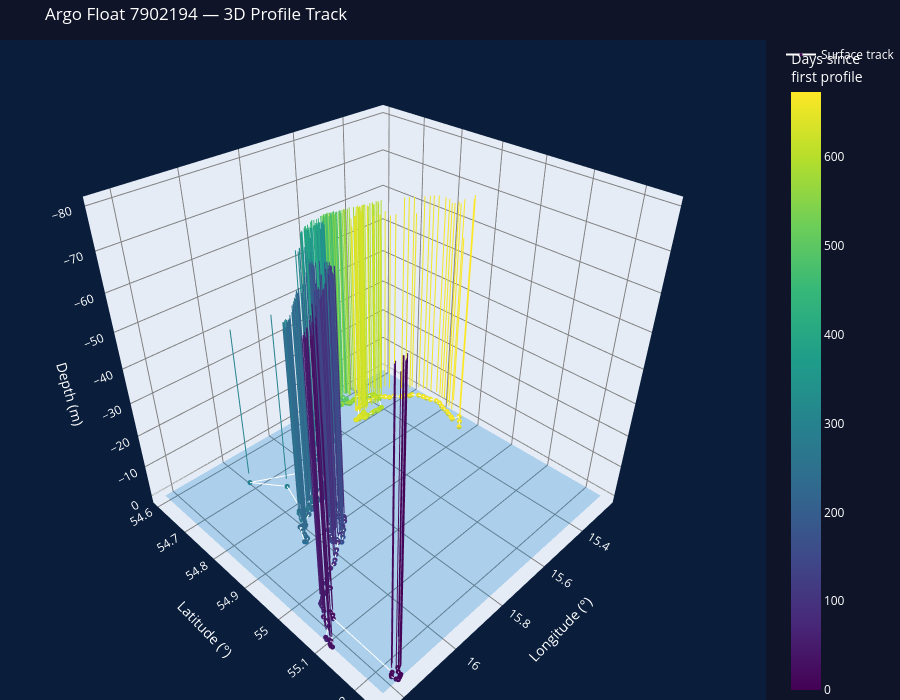

The code cell stored with this chart in its notebook:
### Code cell
import numpy as np
import plotly.graph_objects as go

# Sort profiles by time
idx = np.argsort(ds['TIME'].values)
lat  = ds['LATITUDE'].values[idx]
lon  = ds['LONGITUDE'].values[idx]
time = ds['TIME'].values[idx]
pres = ds['PRES'].values[idx]          # (N_PROF, N_LEVELS)

time_num = (time - time[0]).astype('float64') / 1e9 / 86400  # days since first profile

# --- build vertical profile traces ---
traces = []
for i in range(len(idx)):
    valid = np.isfinite(pres[i])
    if not valid.any():
        continue
    depth = -pres[i, valid]            # pressure (dbar) ≈ depth (m), negative = below surface
    n     = valid.sum()
    traces.append(go.Scatter3d(
        x=np.full(n, lon[i]),
        y=np.full(n, lat[i]),
        z=depth,
        mode='lines',
        line=dict(
            color=np.full(n, time_num[i]),
            colorscale='Viridis',
            cmin=time_num.min(),
            cmax=time_num.max(),
            width=2,
        ),
        showlegend=False,
        hovertemplate=(
            f"Cycle {i+1}<br>"
            f"Lon: {lon[i]:.3f}°<br>"
            f"Lat: {lat[i]:.3f}°<br>"
            "Depth: %{z:.0f} m<extra></extra>"
        ),
    ))

# --- surface track ---
traces.append(go.Scatter3d(
    x=lon, y=lat, z=np.zeros(len(lon)),
    mode='lines+markers',
    name='Surface track',
    line=dict(color='white', width=2),
    marker=dict(
        size=3,
        color=time_num,
        colorscale='Viridis',
        cmin=time_num.min(),
        cmax=time_num.max(),
        colorbar=dict(title='Days since<br>first profile', x=1.02),
    ),
    hovertemplate="Lon: %{x:.3f}°<br>Lat: %{y:.3f}°<extra>Surface</extra>",
))

# --- waterline plane ---
lon_grid = np.linspace(lon.min(), lon.max(), 4)
lat_grid = np.linspace(lat.min(), lat.max(), 4)
LON, LAT = np.meshgrid(lon_grid, lat_grid)
traces.append(go.Surface(
    x=LON, y=LAT, z=np.zeros_like(LON),
    colorscale=[[0, 'rgba(0,120,200,0.25)'], [1, 'rgba(0,120,200,0.25)']],
    showscale=False,
    name='Waterline',
    hoverinfo='skip',
))

fig = go.Figure(data=traces)
fig.update_layout(
    title=f'Argo Float {ARGO_NUMBER} — 3D Profile Track',
    scene=dict(
        xaxis_title='Longitude (°)',
        yaxis_title='Latitude (°)',
        zaxis_title='Depth (m)',
        bgcolor='rgb(10, 30, 60)',
        xaxis=dict(gridcolor='grey'),
        yaxis=dict(gridcolor='grey'),
        zaxis=dict(gridcolor='grey', autorange='reversed'),
    ),
    paper_bgcolor='rgb(15, 20, 40)',
    font_color='white',
    margin=dict(l=0, r=0, t=40, b=0),
    height=700,
)
fig.show()
